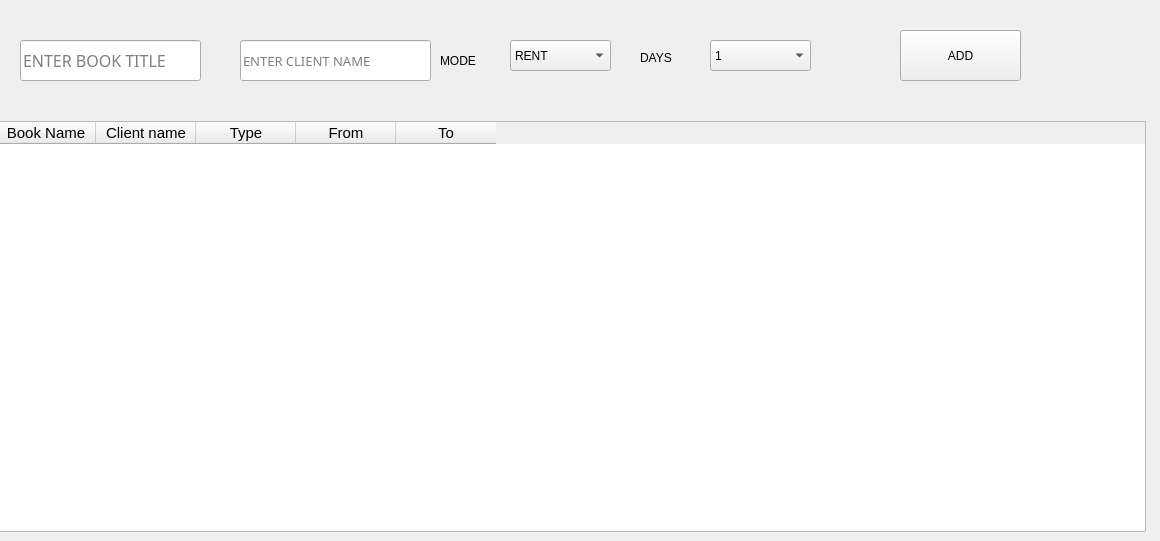
    <widget class="QWidget" name="tab">
     <attribute name="title">
      <string>Day To Day Operations</string>
     </attribute>
     <widget class="QTableWidget" name="tableWidget">
      <property name="enabled">
       <bool>true</bool>
      </property>
      <property name="geometry">
       <rect>
        <x>-5</x>
        <y>121</y>
        <width>1151</width>
        <height>411</height>
       </rect>
      </property>
      <property name="font">
       <font>
        <pointsize>11</pointsize>
       </font>
      </property>
      <column>
       <property name="text">
        <string>Book Name</string>
       </property>
      </column>
      <column>
       <property name="text">
        <string>Client name</string>
       </property>
      </column>
      <column>
       <property name="text">
        <string>Type</string>
       </property>
      </column>
      <column>
       <property name="text">
        <string>From</string>
       </property>
      </column>
      <column>
       <property name="text">
        <string>To</string>
       </property>
      </column>
     </widget>
     <widget class="QPushButton" name="pushButton_6">
      <property name="geometry">
       <rect>
        <x>900</x>
        <y>30</y>
        <width>121</width>
        <height>51</height>
       </rect>
      </property>
      <property name="text">
       <string>ADD</string>
      </property>
     </widget>
     <widget class="QLineEdit" name="lineEdit">
      <property name="geometry">
       <rect>
        <x>20</x>
        <y>40</y>
        <width>181</width>
        <height>41</height>
       </rect>
      </property>
      <property name="font">
       <font>
        <family>Bahnschrift Light</family>
        <pointsize>12</pointsize>
        <weight>50</weight>
        <bold>false</bold>
       </font>
      </property>
      <property name="placeholderText">
       <string>ENTER BOOK TITLE</string>
      </property>
     </widget>
     <widget class="QComboBox" name="comboBox">
      <property name="geometry">
       <rect>
        <x>510</x>
        <y>40</y>
        <width>101</width>
        <height>31</height>
       </rect>
      </property>
      <item>
       <property name="text">
        <string>RENT</string>
       </property>
      </item>
      <item>
       <property name="text">
        <string>BUY</string>
       </property>
      </item>
     </widget>
     <widget class="QComboBox" name="comboBox_2">
      <property name="geometry">
       <rect>
        <x>710</x>
        <y>40</y>
        <width>101</width>
        <height>31</height>
       </rect>
      </property>
      <item>
       <property name="text">
        <string>1</string>
       </property>
      </item>
      <item>
       <property name="text">
        <string>2</string>
       </property>
      </item>
      <item>
       <property name="text">
        <string>3</string>
       </property>
      </item>
      <item>
       <property name="text">
        <string>4</string>
       </property>
      </item>
      <item>
       <property name="text">
        <string>5</string>
       </property>
      </item>
      <item>
       <property name="text">
        <string>6</string>
       </property>
      </item>
      <item>
       <property name="text">
        <string>7</string>
       </property>
      </item>
      <item>
       <property name="text">
        <string>8</string>
       </property>
      </item>
      <item>
       <property name="text">
        <string>9</string>
       </property>
      </item>
      <item>
       <property name="text">
        <string>10</string>
       </property>
      </item>
      <item>
       <property name="text">
        <string>11</string>
       </property>
      </item>
      <item>
       <property name="text">
        <string>12</string>
       </property>
      </item>
      <item>
       <property name="text">
        <string>13</string>
       </property>
      </item>
      <item>
       <property name="text">
        <string>14</string>
       </property>
      </item>
     </widget>
     <widget class="QLabel" name="label">
      <property name="geometry">
       <rect>
        <x>440</x>
        <y>50</y>
        <width>51</width>
        <height>21</height>
       </rect>
      </property>
      <property name="text">
       <string>MODE</string>
      </property>
     </widget>
     <widget class="QLabel" name="label_2">
      <property name="geometry">
       <rect>
        <x>640</x>
        <y>50</y>
        <width>51</width>
        <height>16</height>
       </rect>
      </property>
      <property name="text">
       <string>DAYS</string>
      </property>
     </widget>
     <widget class="QLineEdit" name="lineEdit_27">
      <property name="geometry">
       <rect>
        <x>240</x>
        <y>40</y>
        <width>191</width>
        <height>41</height>
       </rect>
      </property>
      <property name="font">
       <font>
        <family>Bahnschrift Light</family>
        <pointsize>10</pointsize>
        <weight>50</weight>
        <bold>false</bold>
       </font>
      </property>
      <property name="placeholderText">
       <string>ENTER CLIENT NAME</string>
      </property>
     </widget>
    </widget>
